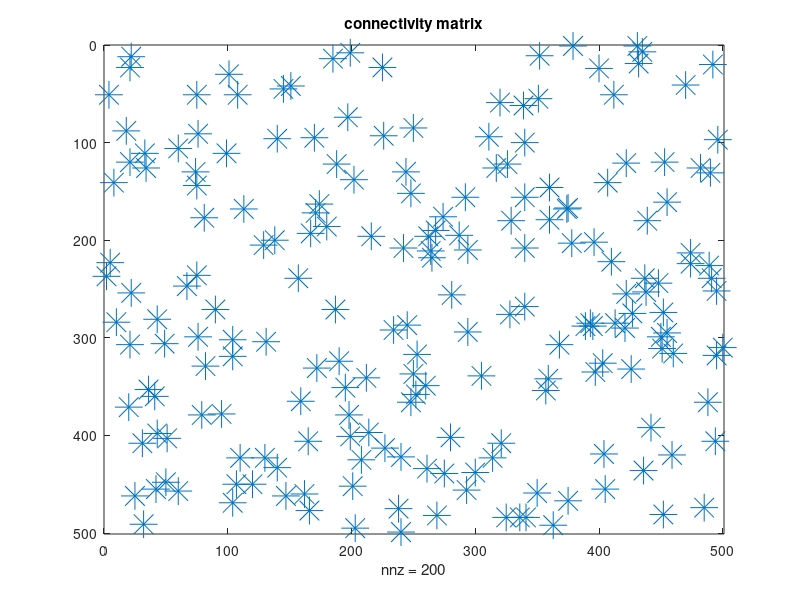
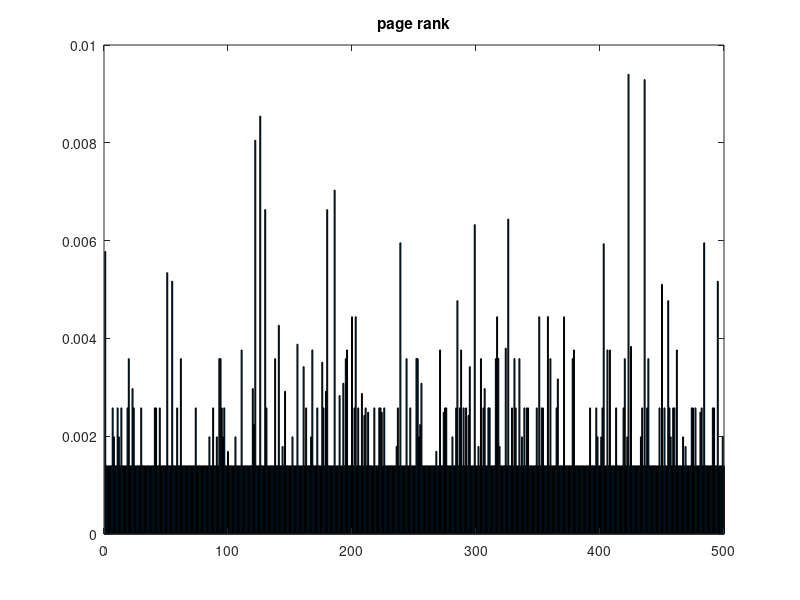

MATLAB code for these plots, in order:
% Page-Rank Algorithm

%% generate input
rng('default');
n=500; %number of links
i = randi(n,1,0.4*n);  %"to" 
j = randi(n,1,0.4*n);  %"from"
G = sparse(i,j,1,n,n); %connectivity matrix

%% page-rank
p = 0.85;        %prob that a random walk follows a link
delta = (1-p)/n; %prob of choosing a random page that doesn't follow a link
c = sum(G,1);    %out-degree of a page
k = find(c~=0);  %pages with outgoing links
D = sparse(k,k,1./c(k),n,n);
e = ones(n,1);
I = speye(n,n);

%power method
x = (I-p*G*D)\e; %Ax = x, where A = pGD is the state transition matrix
x = x/sum(x);    %page rank


%% generate plots

figure; spy(G,20); title('connectivity matrix');
figure; bar(x); xlim([0, n]); title('page rank');


